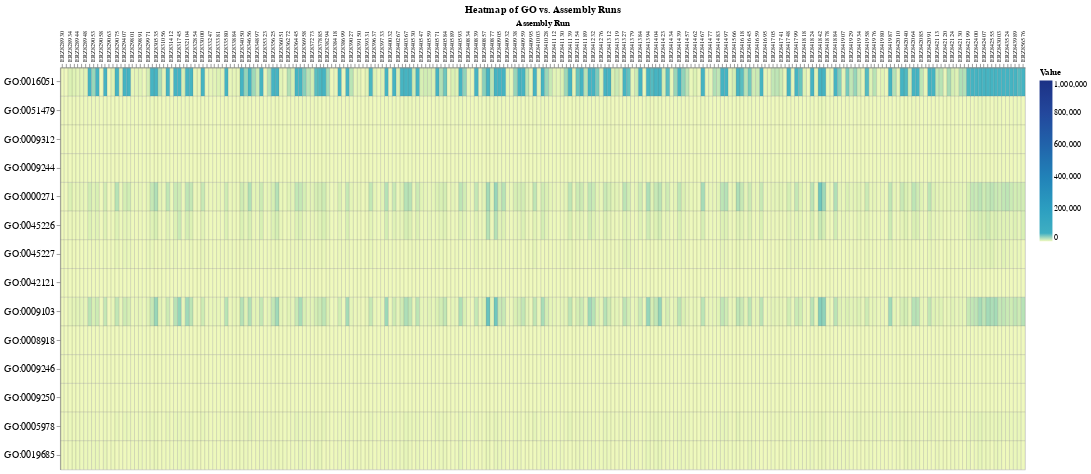

The notebook cell this image was saved under:
### Markdown cell above
### GO Heatmap

### Code cell
GO_heatmap(ChartData)

### Figure 1 — Vega-Lite specification as saved in the notebook (floating-point values rounded to 4 significant figures; data arrays with more than 128 entries replaced by an {"elided": "..."} marker saying what was removed)
{"config": {"view": {"continuousWidth": 300, "continuousHeight": 300}}, "data": {"name": "data-de1234ef972ebcaac6a1863050787ec1"}, "mark": {"type": "rect", "stroke": "#666", "strokeWidth": 0.2}, "encoding": {"color": {"field": "Value", "scale": {"domain": [0, 1000.0, 1000000.0]}, "title": "Value", "type": "quantitative"}, "tooltip": [{"field": "GO", "title": "GO", "type": "nominal"}, {"field": "description", "type": "nominal"}, {"field": "Value", "title": "Value", "type": "quantitative"}, {"field": "Assembly Run", "type": "ordinal"}], "x": {"axis": {"orient": "top", "labelOverlap": true, "labelFontSize": 8}, "field": "Assembly Run", "title": "Assembly Run", "type": "ordinal"}, "y": {"axis": {"labelFontSize": 12}, "field": "GO", "sort": {}, "title": null, "type": "ordinal"}}, "height": 500, "title": "Heatmap of GO vs. Assembly Runs", "width": 1200, "$schema": "https://vega.github.io/schema/vega-lite/v5.8.0.json", "datasets": {"data-de1234ef972ebcaac6a1863050787ec1": {"elided": "3458 records"}}}
